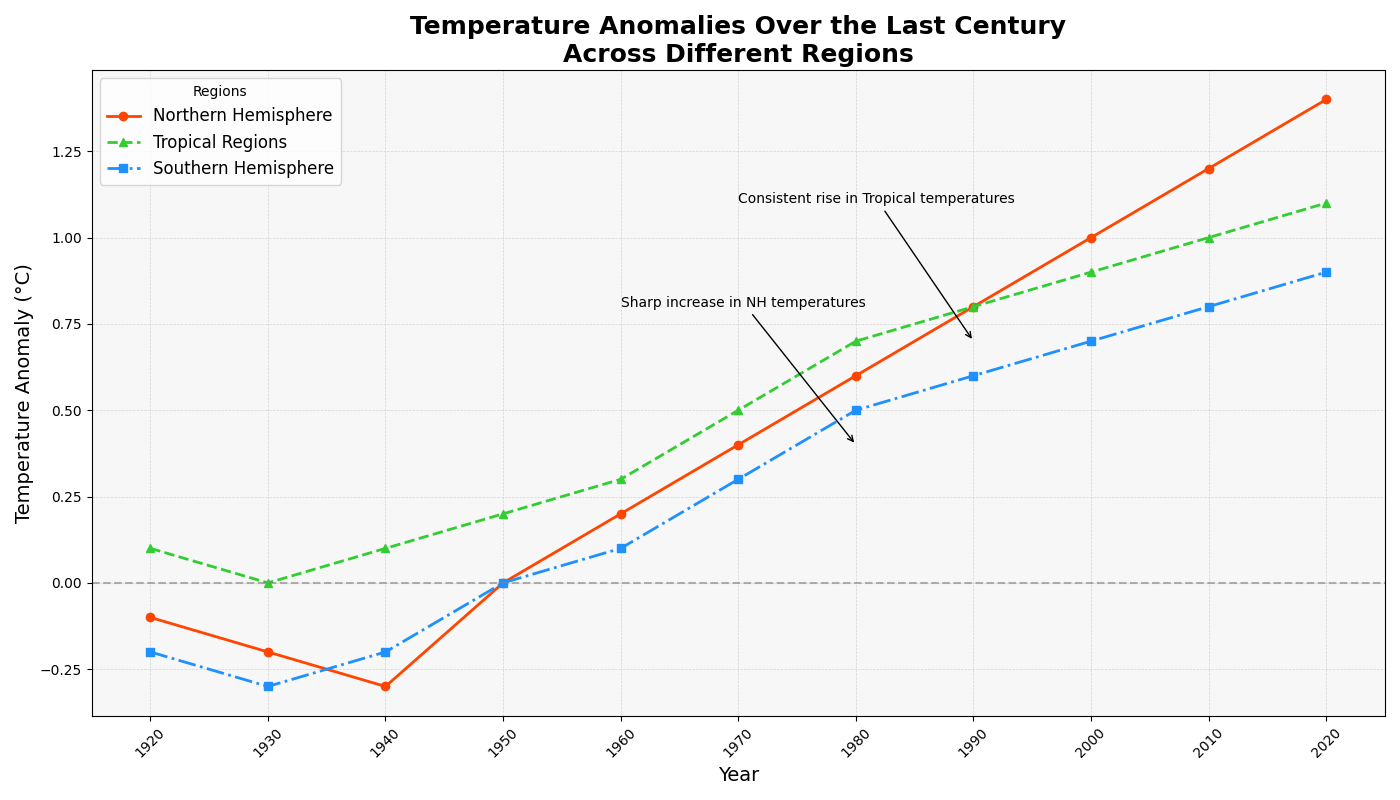

Write the Python code that produced this figure.
import numpy as np
import matplotlib.pyplot as plt

# Backstory:
# Temperature anomalies over the past century in three different regions: 
# Northern Hemisphere, Tropical Regions, and Southern Hemisphere.
# The data represents temperature deviations from the 20th-century average.

# Define decades
years = np.arange(1920, 2021, 10)

# Temperature anomalies data (in °C)
northern_hemisphere = [-0.1, -0.2, -0.3, 0.0, 0.2, 0.4, 0.6, 0.8, 1.0, 1.2, 1.4]
tropical_regions = [0.1, 0.0, 0.1, 0.2, 0.3, 0.5, 0.7, 0.8, 0.9, 1.0, 1.1]
southern_hemisphere = [-0.2, -0.3, -0.2, 0.0, 0.1, 0.3, 0.5, 0.6, 0.7, 0.8, 0.9]

# Create a figure for the line chart
fig, ax = plt.subplots(figsize=(14, 8))

# Plotting the lines
ax.plot(years, northern_hemisphere, marker='o', linestyle='-', color='#FF4500', linewidth=2, label='Northern Hemisphere')
ax.plot(years, tropical_regions, marker='^', linestyle='--', color='#32CD32', linewidth=2, label='Tropical Regions')
ax.plot(years, southern_hemisphere, marker='s', linestyle='-.', color='#1E90FF', linewidth=2, label='Southern Hemisphere')

# Title and labels
ax.set_title('Temperature Anomalies Over the Last Century\nAcross Different Regions', fontsize=18, fontweight='bold')
ax.set_xlabel('Year', fontsize=14)
ax.set_ylabel('Temperature Anomaly (°C)', fontsize=14)

# Adding grid
ax.grid(True, which='both', linestyle='--', linewidth=0.5, alpha=0.5)

# Setting x-ticks for better clarity
ax.set_xticks(years)
ax.set_xticklabels(years, rotation=45)

# Adding legend
ax.legend(loc='upper left', title='Regions', fontsize=12)

# Adding reference lines for 0°C anomaly
ax.axhline(0, color='gray', linewidth=1.5, linestyle='--', alpha=0.6)

# Annotating key points
ax.annotate('Sharp increase in NH temperatures',
             xy=(1980, 0.4), xytext=(1960, 0.8),
             arrowprops=dict(facecolor='black', arrowstyle='->'), fontsize=10, color='black')
ax.annotate('Consistent rise in Tropical temperatures',
             xy=(1990, 0.7), xytext=(1970, 1.1),
             arrowprops=dict(facecolor='black', arrowstyle='->'), fontsize=10, color='black')

# Customize the plot area background
plt.gca().set_facecolor('#f7f7f7')

# Adjust layout automatically
plt.tight_layout()

# Show the plot
plt.show()
